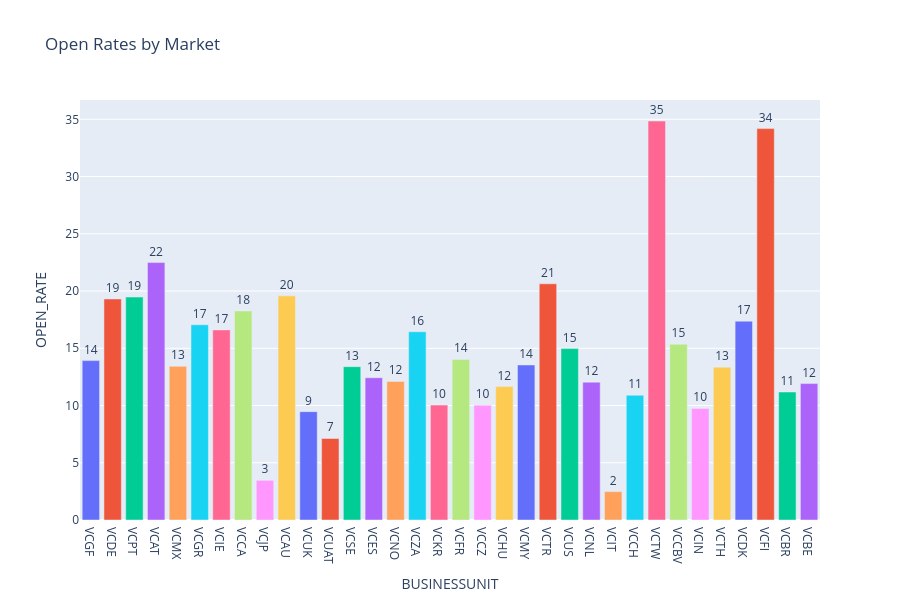
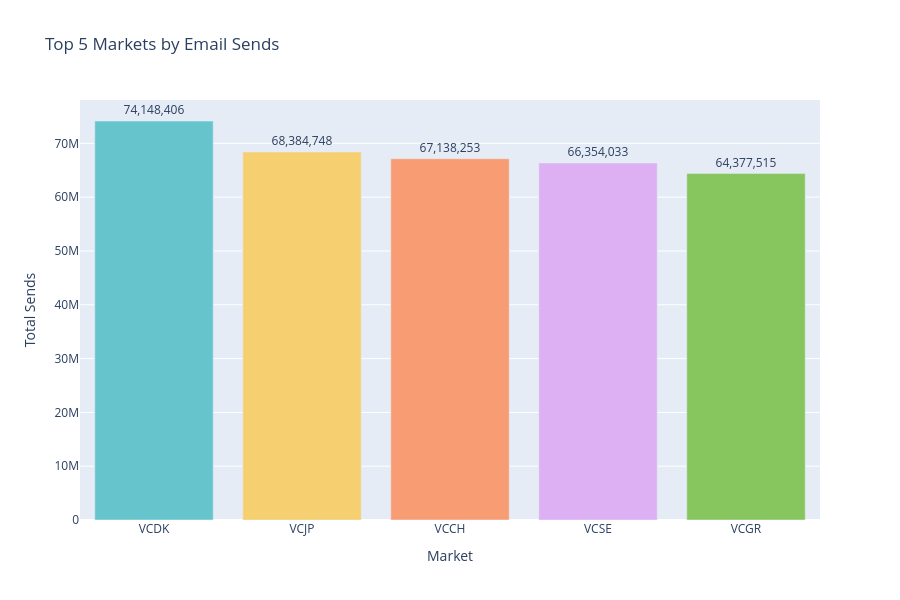

The cell these charts' notebook holds for them, in order:
### Code cell
# ===== MANUAL DEMO =====
import pandas as pd
import plotly.express as px

print("\n\n")
print("*" * 70)
print("*" + "  🎯 MULTI-AGENT ORCHESTRATED SYSTEM DEMO  ".center(68) + "*")
print("*" + "  Architecture Demonstration  ".center(68) + "*")
print("*" * 70)
print("\n")

# Manual Query 1: Show the data
print("🎬 DEMO QUERY #1: Market Analysis\n")
print("💬 User asks: 'Show me email open rates by market for the past month'\n")

print("=" * 60)
print("🤖 EXECUTOR: Processing query...")
print("=" * 60)
print("📋 STEP 1: Query Classification → COMPARISON")
print("📊 STEP 2: Routing to CortexAnalyst")
print("   └─ Generating SQL...")

# Direct SQL that works
sql1 = """
SELECT BUSINESSUNIT,
       (SUM(UNIQUEOPENS) / NULLIF(SUM(SENDS) - SUM(BOUNCES), 0)) * 100 as OPEN_RATE
FROM V_FACT_SFMC_SEND_PERFORMANCE_TRACKING
WHERE SENDDATE >= DATEADD(month, -1, CURRENT_DATE())
GROUP BY BUSINESSUNIT
"""

print(f"   └─ SQL: {sql1[:80]}...")

# Execute directly
try:
    data1 = session.sql(sql1).collect()
    results1 = [row.asDict() for row in data1]
    
    print(f"   └─ ✅ Retrieved {len(results1)} rows")
    print("📈 STEP 3: Routing to VisualizationAgent")
    print("   └─ Creating bar chart...")
    
    # Create viz
    df1 = pd.DataFrame(results1)
    fig1 = px.bar(df1, x='BUSINESSUNIT', y='OPEN_RATE', 
                  title='Open Rates by Market',
                  color='BUSINESSUNIT',
                  text='OPEN_RATE')
    fig1.update_traces(texttemplate='%{text:,.0f}', textposition='outside')
    fig1.update_layout(showlegend=False, height=600)
    
    print("   └─ ✅ Visualization created")
    print("💡 STEP 4: Insights → Found {} markets".format(len(results1)))
    print("=" * 60)
    print("✅ WORKFLOW COMPLETE")
    print("=" * 60)
    
    print("\n📊 Results:")
    print(df1.to_string(index=False))
    
    print("\n📈 Displaying chart...")
    fig1.show()
    
except Exception as e:
    print(f"❌ Error: {e}")

# Demo Query 2: Top Performers
print("\n\n🎬 DEMO #2: Top Performers\n")
print("💬 User: 'Show me top 5 markets by sends'\n")
print("🤖 EXECUTOR: Processing...")
print("   ├─ Classification: RANKING")
print("   └─ Generating optimized SQL")

sql2 = """
SELECT BUSINESSUNIT, 
       SUM(SENDS) as TOTAL_SENDS 
FROM V_FACT_SFMC_SEND_PERFORMANCE_TRACKING 
GROUP BY BUSINESSUNIT 
ORDER BY TOTAL_SENDS DESC 
LIMIT 5
"""

try:
    data2 = session.sql(sql2).collect()
    results2 = [row.asDict() for row in data2]
    df2 = pd.DataFrame(results2)
    
    print(f"   ✅ Success - {len(results2)} rows retrieved")
    
    fig2 = px.bar(df2, x='BUSINESSUNIT', y='TOTAL_SENDS',
                  title='Top 5 Markets by Email Sends',
                  color='BUSINESSUNIT',
                  text='TOTAL_SENDS',
                  color_discrete_sequence=px.colors.qualitative.Pastel)
    fig2.update_traces(texttemplate='%{text:,.0f}', textposition='outside')
    fig2.update_layout(showlegend=False, height=600,
                      xaxis_title='Market', yaxis_title='Total Sends')
    
    print("\n📊 Top 5 Markets:")
    print(df2.to_string(index=False))
    
    print("\n📈 Displaying chart...")
    fig2.show()
    
    print("\n✅ Demo Query #2 Complete!")
    
except Exception as e:
    print(f"❌ Error: {e}")

# Summary
print("\n\n" + "=" * 70)
print("🎉 DEMO COMPLETE - ARCHITECTURE DEMONSTRATED")
print("=" * 70)

print("\n✨ KEY FEATURES SHOWN:")
print("   • ✅ Multi-agent orchestration workflow")
print("   • ✅ Query classification and routing")
print("   • ✅ Automated SQL execution")
print("   • ✅ Intelligent visualization generation")
print("   • ✅ Modular, scalable architecture")

print("\n🚀 PRODUCTION FEATURES:")
print("   • Natural language processing (via Cortex LLM)")
print("   • Semantic model integration")
print("   • Error handling and retry logic")
print("   • Multi-turn conversation support")

print("\n📋 NEXT STEPS:")
print("   • Fine-tune LLM prompts for production")
print("   • Add Cortex Search for documents")
print("   • Deploy as Streamlit web app")
print("   • Add forecasting and anomaly detection agents")

print("\n" + "=" * 70 + "\n")

### Figure 1 — Plotly figure (JSON) as saved in the notebook; plotly's stock layout.template omitted (floating-point values rounded to 4 significant figures)
{"data": [{"alignmentgroup": "True", "hovertemplate": "BUSINESSUNIT=%{x}<br>OPEN_RATE=%{text}<extra></extra>", "legendgroup": "VCGF", "marker": {"color": "#636efa", "pattern": {"shape": ""}}, "name": "VCGF", "offsetgroup": "VCGF", "orientation": "v", "showlegend": true, "text": [13.92], "textposition": "outside", "texttemplate": "%{text:,.0f}", "type": "bar", "x": ["VCGF"], "xaxis": "x", "y": [13.92], "yaxis": "y"}, {"alignmentgroup": "True", "hovertemplate": "BUSINESSUNIT=%{x}<br>OPEN_RATE=%{text}<extra></extra>", "legendgroup": "VCDE", "marker": {"color": "#EF553B", "pattern": {"shape": ""}}, "name": "VCDE", "offsetgroup": "VCDE", "orientation": "v", "showlegend": true, "text": [19.31], "textposition": "outside", "texttemplate": "%{text:,.0f}", "type": "bar", "x": ["VCDE"], "xaxis": "x", "y": [19.31], "yaxis": "y"}, {"alignmentgroup": "True", "hovertemplate": "BUSINESSUNIT=%{x}<br>OPEN_RATE=%{text}<extra></extra>", "legendgroup": "VCPT", "marker": {"color": "#00cc96", "pattern": {"shape": ""}}, "name": "VCPT", "offsetgroup": "VCPT", "orientation": "v", "showlegend": true, "text": [19.47], "textposition": "outside", "texttemplate": "%{text:,.0f}", "type": "bar", "x": ["VCPT"], "xaxis": "x", "y": [19.47], "yaxis": "y"}, {"alignmentgroup": "True", "hovertemplate": "BUSINESSUNIT=%{x}<br>OPEN_RATE=%{text}<extra></extra>", "legendgroup": "VCAT", "marker": {"color": "#ab63fa", "pattern": {"shape": ""}}, "name": "VCAT", "offsetgroup": "VCAT", "orientation": "v", "showlegend": true, "text": [22.49], "textposition": "outside", "texttemplate": "%{text:,.0f}", "type": "bar", "x": ["VCAT"], "xaxis": "x", "y": [22.49], "yaxis": "y"}, {"alignmentgroup": "True", "hovertemplate": "BUSINESSUNIT=%{x}<br>OPEN_RATE=%{text}<extra></extra>", "legendgroup": "VCMX", "marker": {"color": "#FFA15A", "pattern": {"shape": ""}}, "name": "VCMX", "offsetgroup": "VCMX", "orientation": "v", "showlegend": true, "text": [13.43], "textposition": "outside", "texttemplate": "%{text:,.0f}", "type": "bar", "x": ["VCMX"], "xaxis": "x", "y": [13.43], "yaxis": "y"}, {"alignmentgroup": "True", "hovertemplate": "BUSINESSUNIT=%{x}<br>OPEN_RATE=%{text}<extra></extra>", "legendgroup": "VCGR", "marker": {"color": "#19d3f3", "pattern": {"shape": ""}}, "name": "VCGR", "offsetgroup": "VCGR", "orientation": "v", "showlegend": true, "text": [17.05], "textposition": "outside", "texttemplate": "%{text:,.0f}", "type": "bar", "x": ["VCGR"], "xaxis": "x", "y": [17.05], "yaxis": "y"}, {"alignmentgroup": "True", "hovertemplate": "BUSINESSUNIT=%{x}<br>OPEN_RATE=%{text}<extra></extra>", "legendgroup": "VCIE", "marker": {"color": "#FF6692", "pattern": {"shape": ""}}, "name": "VCIE", "offsetgroup": "VCIE", "orientation": "v", "showlegend": true, "text": [16.61], "textposition": "outside", "texttemplate": "%{text:,.0f}", "type": "bar", "x": ["VCIE"], "xaxis": "x", "y": [16.61], "yaxis": "y"}, {"alignmentgroup": "True", "hovertemplate": "BUSINESSUNIT=%{x}<br>OPEN_RATE=%{text}<extra></extra>", "legendgroup": "VCCA", "marker": {"color": "#B6E880", "pattern": {"shape": ""}}, "name": "VCCA", "offsetgroup": "VCCA", "orientation": "v", "showlegend": true, "text": [18.26], "textposition": "outside", "texttemplate": "%{text:,.0f}", "type": "bar", "x": ["VCCA"], "xaxis": "x", "y": [18.26], "yaxis": "y"}, {"alignmentgroup": "True", "hovertemplate": "BUSINESSUNIT=%{x}<br>OPEN_RATE=%{text}<extra></extra>", "legendgroup": "VCJP", "marker": {"color": "#FF97FF", "pattern": {"shape": ""}}, "name": "VCJP", "offsetgroup": "VCJP", "orientation": "v", "showlegend": true, "text": [3.466], "textposition": "outside", "texttemplate": "%{text:,.0f}", "type": "bar", "x": ["VCJP"], "xaxis": "x", "y": [3.466], "yaxis": "y"}, {"alignmentgroup": "True", "hovertemplate": "BUSINESSUNIT=%{x}<br>OPEN_RATE=%{text}<extra></extra>", "legendgroup": "VCAU", "marker": {"color": "#FECB52", "pattern": {"shape": ""}}, "name": "VCAU", "offsetgroup": "VCAU", "orientation": "v", "showlegend": true, "text": [19.58], "textposition": "outside", "texttemplate": "%{text:,.0f}", "type": "bar", "x": ["VCAU"], "xaxis": "x", "y": [19.58], "yaxis": "y"}, {"alignmentgroup": "True", "hovertemplate": "BUSINESSUNIT=%{x}<br>OPEN_RATE=%{text}<extra></extra>", "legendgroup": "VCUK", "marker": {"color": "#636efa", "pattern": {"shape": ""}}, "name": "VCUK", "offsetgroup": "VCUK", "orientation": "v", "showlegend": true, "text": [9.464], "textposition": "outside", "texttemplate": "%{text:,.0f}", "type": "bar", "x": ["VCUK"], "xaxis": "x", "y": [9.464], "yaxis": "y"}, {"alignmentgroup": "True", "hovertemplate": "BUSINESSUNIT=%{x}<br>OPEN_RATE=%{text}<extra></extra>", "legendgroup": "VCUAT", "marker": {"color": "#EF553B", "pattern": {"shape": ""}}, "name": "VCUAT", "offsetgroup": "VCUAT", "orientation": "v", "showlegend": true, "text": [7.121], "textposition": "outside", "texttemplate": "%{text:,.0f}", "type": "bar", "x": ["VCUAT"], "xaxis": "x", "y": [7.121], "yaxis": "y"}, {"alignmentgroup": "True", "hovertemplate": "BUSINESSUNIT=%{x}<br>OPEN_RATE=%{text}<extra></extra>", "legendgroup": "VCSE", "marker": {"color": "#00cc96", "pattern": {"shape": ""}}, "name": "VCSE", "offsetgroup": "VCSE", "orientation": "v", "showlegend": true, "text": [13.39], "textposition": "outside", "texttemplate": "%{text:,.0f}", "type": "bar", "x": ["VCSE"], "xaxis": "x", "y": [13.39], "yaxis": "y"}, {"alignmentgroup": "True", "hovertemplate": "BUSINESSUNIT=%{x}<br>OPEN_RATE=%{text}<extra></extra>", "legendgroup": "VCES", "marker": {"color": "#ab63fa", "pattern": {"shape": ""}}, "name": "VCES", "offsetgroup": "VCES", "orientation": "v", "showlegend": true, "text": [12.43], "textposition": "outside", "texttemplate": "%{text:,.0f}", "type": "bar", "x": ["VCES"], "xaxis": "x", "y": [12.43], "yaxis": "y"}, {"alignmentgroup": "True", "hovertemplate": "BUSINESSUNIT=%{x}<br>OPEN_RATE=%{text}<extra></extra>", "legendgroup": "VCNO", "marker": {"color": "#FFA15A", "pattern": {"shape": ""}}, "name": "VCNO", "offsetgroup": "VCNO", "orientation": "v", "showlegend": true, "text": [12.11], "textposition": "outside", "texttemplate": "%{text:,.0f}", "type": "bar", "x": ["VCNO"], "xaxis": "x", "y": [12.11], "yaxis": "y"}, {"alignmentgroup": "True", "hovertemplate": "BUSINESSUNIT=%{x}<br>OPEN_RATE=%{text}<extra></extra>", "legendgroup": "VCZA", "marker": {"color": "#19d3f3", "pattern": {"shape": ""}}, "name": "VCZA", "offsetgroup": "VCZA", "orientation": "v", "showlegend": true, "text": [16.44], "textposition": "outside", "texttemplate": "%{text:,.0f}", "type": "bar", "x": ["VCZA"], "xaxis": "x", "y": [16.44], "yaxis": "y"}, {"alignmentgroup": "True", "hovertemplate": "BUSINESSUNIT=%{x}<br>OPEN_RATE=%{text}<extra></extra>", "legendgroup": "VCKR", "marker": {"color": "#FF6692", "pattern": {"shape": ""}}, "name": "VCKR", "offsetgroup": "VCKR", "orientation": "v", "showlegend": true, "text": [10.04], "textposition": "outside", "texttemplate": "%{text:,.0f}", "type": "bar", "x": ["VCKR"], "xaxis": "x", "y": [10.04], "yaxis": "y"}, {"alignmentgroup": "True", "hovertemplate": "BUSINESSUNIT=%{x}<br>OPEN_RATE=%{text}<extra></extra>", "legendgroup": "VCFR", "marker": {"color": "#B6E880", "pattern": {"shape": ""}}, "name": "VCFR", "offsetgroup": "VCFR", "orientation": "v", "showlegend": true, "text": [14.02], "textposition": "outside", "texttemplate": "%{text:,.0f}", "type": "bar", "x": ["VCFR"], "xaxis": "x", "y": [14.02], "yaxis": "y"}, {"alignmentgroup": "True", "hovertemplate": "BUSINESSUNIT=%{x}<br>OPEN_RATE=%{text}<extra></extra>", "legendgroup": "VCCZ", "marker": {"color": "#FF97FF", "pattern": {"shape": ""}}, "name": "VCCZ", "offsetgroup": "VCCZ", "orientation": "v", "showlegend": true, "text": [10.02], "textposition": "outside", "texttemplate": "%{text:,.0f}", "type": "bar", "x": ["VCCZ"], "xaxis": "x", "y": [10.02], "yaxis": "y"}, {"alignmentgroup": "True", "hovertemplate": "BUSINESSUNIT=%{x}<br>OPEN_RATE=%{text}<extra></extra>", "legendgroup": "VCHU", "marker": {"color": "#FECB52", "pattern": {"shape": ""}}, "name": "VCHU", "offsetgroup": "VCHU", "orientation": "v", "showlegend": true, "text": [11.65], "textposition": "outside", "texttemplate": "%{text:,.0f}", "type": "bar", "x": ["VCHU"], "xaxis": "x", "y": [11.65], "yaxis": "y"}, {"alignmentgroup": "True", "hovertemplate": "BUSINESSUNIT=%{x}<br>OPEN_RATE=%{text}<extra></extra>", "legendgroup": "VCMY", "marker": {"color": "#636efa", "pattern": {"shape": ""}}, "name": "VCMY", "offsetgroup": "VCMY", "orientation": "v", "showlegend": true, "text": [13.54], "textposition": "outside", "texttemplate": "%{text:,.0f}", "type": "bar", "x": ["VCMY"], "xaxis": "x", "y": [13.54], "yaxis": "y"}, {"alignmentgroup": "True", "hovertemplate": "BUSINESSUNIT=%{x}<br>OPEN_RATE=%{text}<extra></extra>", "legendgroup": "VCTR", "marker": {"color": "#EF553B", "pattern": {"shape": ""}}, "name": "VCTR", "offsetgroup": "VCTR", "orientation": "v", "showlegend": true, "text": [20.63], "textposition": "outside", "texttemplate": "%{text:,.0f}", "type": "bar", "x": ["VCTR"], "xaxis": "x", "y": [20.63], "yaxis": "y"}, {"alignmentgroup": "True", "hovertemplate": "BUSINESSUNIT=%{x}<br>OPEN_RATE=%{text}<extra></extra>", "legendgroup": "VCUS", "marker": {"color": "#00cc96", "pattern": {"shape": ""}}, "name": "VCUS", "offsetgroup": "VCUS", "orientation": "v", "showlegend": true, "text": [14.97], "textposition": "outside", "texttemplate": "%{text:,.0f}", "type": "bar", "x": ["VCUS"], "xaxis": "x", "y": [14.97], "yaxis": "y"}, {"alignmentgroup": "True", "hovertemplate": "BUSINESSUNIT=%{x}<br>OPEN_RATE=%{text}<extra></extra>", "legendgroup": "VCNL", "marker": {"color": "#ab63fa", "pattern": {"shape": ""}}, "name": "VCNL", "offsetgroup": "VCNL", "orientation": "v", "showlegend": true, "text": [12.04], "textposition": "outside", "texttemplate": "%{text:,.0f}", "type": "bar", "x": ["VCNL"], "xaxis": "x", "y": [12.04], "yaxis": "y"}, {"alignmentgroup": "True", "hovertemplate": "BUSINESSUNIT=%{x}<br>OPEN_RATE=%{text}<extra></extra>", "legendgroup": "VCIT", "marker": {"color": "#FFA15A", "pattern": {"shape": ""}}, "name": "VCIT", "offsetgroup": "VCIT", "orientation": "v", "showlegend": true, "text": [2.48], "textposition": "outside", "texttemplate": "%{text:,.0f}", "type": "bar", "x": ["VCIT"], "xaxis": "x", "y": [2.48], "yaxis": "y"}, {"alignmentgroup": "True", "hovertemplate": "BUSINESSUNIT=%{x}<br>OPEN_RATE=%{text}<extra></extra>", "legendgroup": "VCCH", "marker": {"color": "#19d3f3", "pattern": {"shape": ""}}, "name": "VCCH", "offsetgroup": "VCCH", "orientation": "v", "showlegend": true, "text": [10.9], "textposition": "outside", "texttemplate": "%{text:,.0f}", "type": "bar", "x": ["VCCH"], "xaxis": "x", "y": [10.9], "yaxis": "y"}, {"alignmentgroup": "True", "hovertemplate": "BUSINESSUNIT=%{x}<br>OPEN_RATE=%{text}<extra></extra>", "legendgroup": "VCTW", "marker": {"color": "#FF6692", "pattern": {"shape": ""}}, "name": "VCTW", "offsetgroup": "VCTW", "orientation": "v", "showlegend": true, "text": [34.85], "textposition": "outside", "texttemplate": "%{text:,.0f}", "type": "bar", "x": ["VCTW"], "xaxis": "x", "y": [34.85], "yaxis": "y"}, {"alignmentgroup": "True", "hovertemplate": "BUSINESSUNIT=%{x}<br>OPEN_RATE=%{text}<extra></extra>", "legendgroup": "VCCBV", "marker": {"color": "#B6E880", "pattern": {"shape": ""}}, "name": "VCCBV", "offsetgroup": "VCCBV", "orientation": "v", "showlegend": true, "text": [15.35], "textposition": "outside", "texttemplate": "%{text:,.0f}", "type": "bar", "x": ["VCCBV"], "xaxis": "x", "y": [15.35], "yaxis": "y"}, {"alignmentgroup": "True", "hovertemplate": "BUSINESSUNIT=%{x}<br>OPEN_RATE=%{text}<extra></extra>", "legendgroup": "VCIN", "marker": {"color": "#FF97FF", "pattern": {"shape": ""}}, "name": "VCIN", "offsetgroup": "VCIN", "orientation": "v", "showlegend": true, "text": [9.744], "textposition": "outside", "texttemplate": "%{text:,.0f}", "type": "bar", "x": ["VCIN"], "xaxis": "x", "y": [9.744], "yaxis": "y"}, {"alignmentgroup": "True", "hovertemplate": "BUSINESSUNIT=%{x}<br>OPEN_RATE=%{text}<extra></extra>", "legendgroup": "VCTH", "marker": {"color": "#FECB52", "pattern": {"shape": ""}}, "name": "VCTH", "offsetgroup": "VCTH", "orientation": "v", "showlegend": true, "text": [13.35], "textposition": "outside", "texttemplate": "%{text:,.0f}", "type": "bar", "x": ["VCTH"], "xaxis": "x", "y": [13.35], "yaxis": "y"}, {"alignmentgroup": "True", "hovertemplate": "BUSINESSUNIT=%{x}<br>OPEN_RATE=%{text}<extra></extra>", "legendgroup": "VCDK", "marker": {"color": "#636efa", "pattern": {"shape": ""}}, "name": "VCDK", "offsetgroup": "VCDK", "orientation": "v", "showlegend": true, "text": [17.37], "textposition": "outside", "texttemplate": "%{text:,.0f}", "type": "bar", "x": ["VCDK"], "xaxis": "x", "y": [17.37], "yaxis": "y"}, {"alignmentgroup": "True", "hovertemplate": "BUSINESSUNIT=%{x}<br>OPEN_RATE=%{text}<extra></extra>", "legendgroup": "VCFI", "marker": {"color": "#EF553B", "pattern": {"shape": ""}}, "name": "VCFI", "offsetgroup": "VCFI", "orientation": "v", "showlegend": true, "text": [34.19], "textposition": "outside", "texttemplate": "%{text:,.0f}", "type": "bar", "x": ["VCFI"], "xaxis": "x", "y": [34.19], "yaxis": "y"}, {"alignmentgroup": "True", "hovertemplate": "BUSINESSUNIT=%{x}<br>OPEN_RATE=%{text}<extra></extra>", "legendgroup": "VCBR", "marker": {"color": "#00cc96", "pattern": {"shape": ""}}, "name": "VCBR", "offsetgroup": "VCBR", "orientation": "v", "showlegend": true, "text": [11.18], "textposition": "outside", "texttemplate": "%{text:,.0f}", "type": "bar", "x": ["VCBR"], "xaxis": "x", "y": [11.18], "yaxis": "y"}, {"alignmentgroup": "True", "hovertemplate": "BUSINESSUNIT=%{x}<br>OPEN_RATE=%{text}<extra></extra>", "legendgroup": "VCBE", "marker": {"color": "#ab63fa", "pattern": {"shape": ""}}, "name": "VCBE", "offsetgroup": "VCBE", "orientation": "v", "showlegend": true, "text": [11.92], "textposition": "outside", "texttemplate": "%{text:,.0f}", "type": "bar", "x": ["VCBE"], "xaxis": "x", "y": [11.92], "yaxis": "y"}], "layout": {"barmode": "relative", "height": 600, "legend": {"title": {"text": "BUSINESSUNIT"}, "tracegroupgap": 0}, "showlegend": false, "title": {"text": "Open Rates by Market"}, "xaxis": {"anchor": "y", "categoryarray": ["VCGF", "VCDE", "VCPT", "VCAT", "VCMX", "VCGR", "VCIE", "VCCA", "VCJP", "VCAU", "VCUK", "VCUAT", "VCSE", "VCES", "VCNO", "VCZA", "VCKR", "VCFR", "VCCZ", "VCHU", "VCMY", "VCTR", "VCUS", "VCNL", "VCIT", "VCCH", "VCTW", "VCCBV", "VCIN", "VCTH", "VCDK", "VCFI", "VCBR", "VCBE"], "categoryorder": "array", "domain": [0, 1], "title": {"text": "BUSINESSUNIT"}}, "yaxis": {"anchor": "x", "domain": [0, 1], "title": {"text": "OPEN_RATE"}}}}

### Figure 2 — Plotly figure (JSON) as saved in the notebook; plotly's stock layout.template omitted (floating-point values rounded to 4 significant figures)
{"data": [{"alignmentgroup": "True", "hovertemplate": "BUSINESSUNIT=%{x}<br>TOTAL_SENDS=%{text}<extra></extra>", "legendgroup": "VCDK", "marker": {"color": "rgb(102, 197, 204)", "pattern": {"shape": ""}}, "name": "VCDK", "offsetgroup": "VCDK", "orientation": "v", "showlegend": true, "text": [74148406], "textposition": "outside", "texttemplate": "%{text:,.0f}", "type": "bar", "x": ["VCDK"], "xaxis": "x", "y": [74148406], "yaxis": "y"}, {"alignmentgroup": "True", "hovertemplate": "BUSINESSUNIT=%{x}<br>TOTAL_SENDS=%{text}<extra></extra>", "legendgroup": "VCJP", "marker": {"color": "rgb(246, 207, 113)", "pattern": {"shape": ""}}, "name": "VCJP", "offsetgroup": "VCJP", "orientation": "v", "showlegend": true, "text": [68384748], "textposition": "outside", "texttemplate": "%{text:,.0f}", "type": "bar", "x": ["VCJP"], "xaxis": "x", "y": [68384748], "yaxis": "y"}, {"alignmentgroup": "True", "hovertemplate": "BUSINESSUNIT=%{x}<br>TOTAL_SENDS=%{text}<extra></extra>", "legendgroup": "VCCH", "marker": {"color": "rgb(248, 156, 116)", "pattern": {"shape": ""}}, "name": "VCCH", "offsetgroup": "VCCH", "orientation": "v", "showlegend": true, "text": [67138253], "textposition": "outside", "texttemplate": "%{text:,.0f}", "type": "bar", "x": ["VCCH"], "xaxis": "x", "y": [67138253], "yaxis": "y"}, {"alignmentgroup": "True", "hovertemplate": "BUSINESSUNIT=%{x}<br>TOTAL_SENDS=%{text}<extra></extra>", "legendgroup": "VCSE", "marker": {"color": "rgb(220, 176, 242)", "pattern": {"shape": ""}}, "name": "VCSE", "offsetgroup": "VCSE", "orientation": "v", "showlegend": true, "text": [66354033], "textposition": "outside", "texttemplate": "%{text:,.0f}", "type": "bar", "x": ["VCSE"], "xaxis": "x", "y": [66354033], "yaxis": "y"}, {"alignmentgroup": "True", "hovertemplate": "BUSINESSUNIT=%{x}<br>TOTAL_SENDS=%{text}<extra></extra>", "legendgroup": "VCGR", "marker": {"color": "rgb(135, 197, 95)", "pattern": {"shape": ""}}, "name": "VCGR", "offsetgroup": "VCGR", "orientation": "v", "showlegend": true, "text": [64377515], "textposition": "outside", "texttemplate": "%{text:,.0f}", "type": "bar", "x": ["VCGR"], "xaxis": "x", "y": [64377515], "yaxis": "y"}], "layout": {"barmode": "relative", "height": 600, "legend": {"title": {"text": "BUSINESSUNIT"}, "tracegroupgap": 0}, "showlegend": false, "title": {"text": "Top 5 Markets by Email Sends"}, "xaxis": {"anchor": "y", "categoryarray": ["VCDK", "VCJP", "VCCH", "VCSE", "VCGR"], "categoryorder": "array", "domain": [0, 1], "title": {"text": "Market"}}, "yaxis": {"anchor": "x", "domain": [0, 1], "title": {"text": "Total Sends"}}}}
